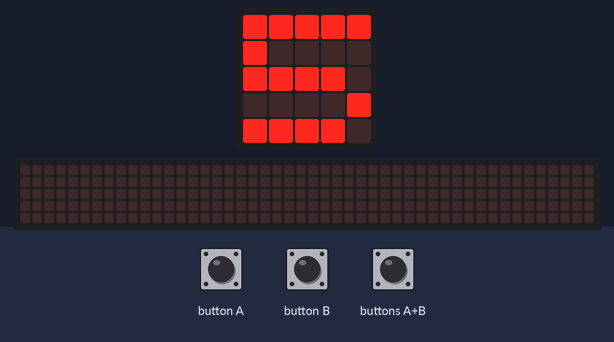
A program run on a simulated BBC micro:bit (MakeCode). Parts: the board's 5×5 LED display, a strip that is not on the board, showing the scrolling text unrolled. Inputs (shaded band) come from the test bench. Random numbers come from a fixed seed; the 48×5 strip is a reading aid, not a part: it shows the text the display is scrolling, unrolled, one strip-width of it at a time.

Above: at 1.2 s.
1.3 s: buttons A+B pressed for 0.15 s
At 2.0 s:
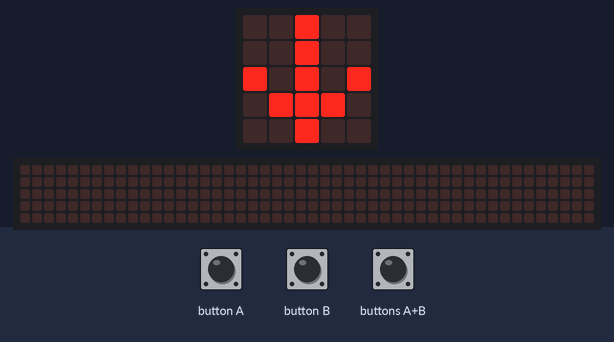
3.6 s: button A pressed for 0.15 s
At 5.6 s:
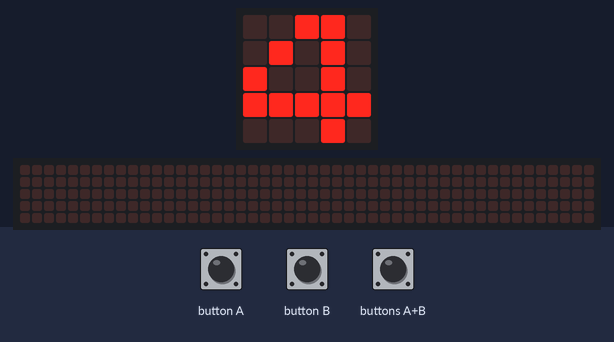
5.9 s: button A pressed for 0.15 s
At 7.9 s:
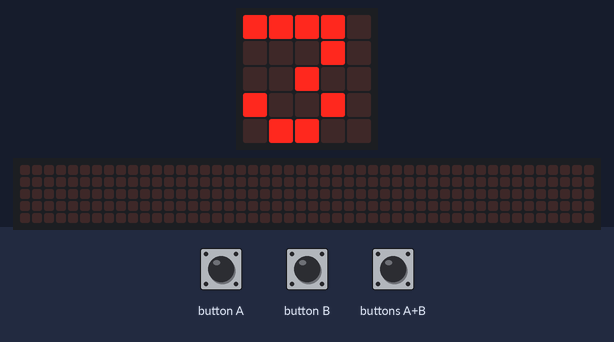
8.2 s: buttons A+B pressed for 1 s
At 10.2 s:
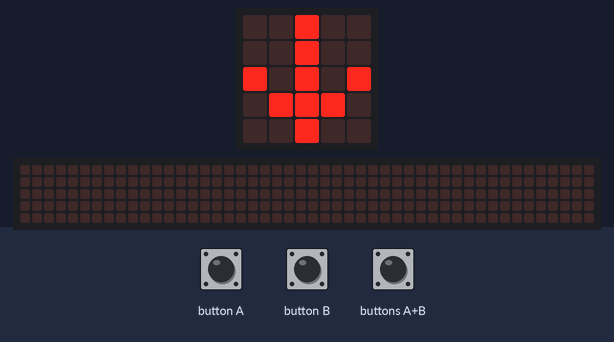
11.9 s: button A pressed 5 times (0.12 s each, 0.3 s apart)
At 13.55 s:
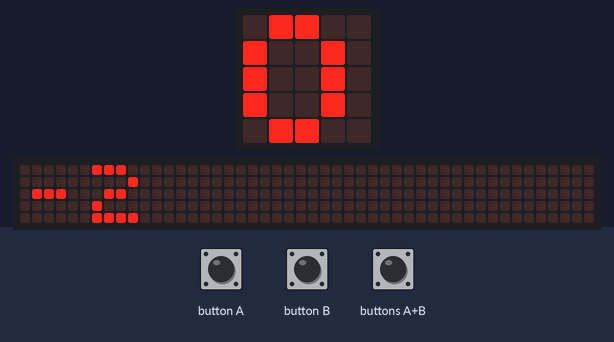
15.4 s: buttons A+B pressed for 0.15 s
At 16.5 s:
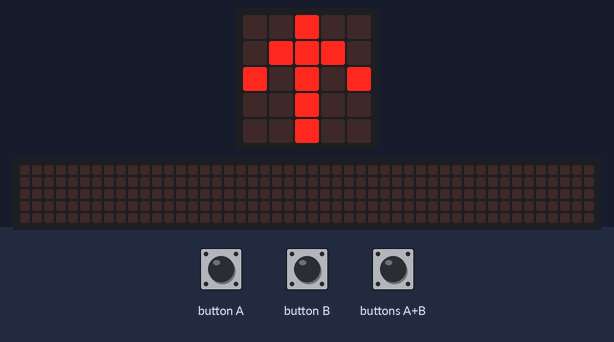
Timing chart, 0 to 18.4 s (numbered marks = the images above; inputs shaded):
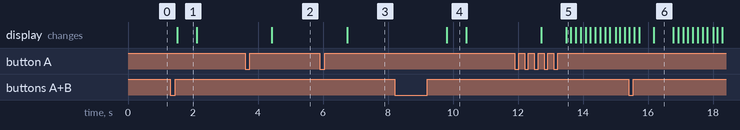

Measured:
- after the input at 1.3 s, the display: changes after 0.22 s (image 1)
- after the input at 3.6 s, the display: changes after 0.83 s (image 2)
- after the input at 5.9 s, the display: changes after 0.84 s (image 3)
- after the input at 8.2 s, the display: changes after 1.6 s (image 4)
- after the input at 11.9 s, the display: first changes after 0.81 s (image 5 shows a later state)
- what the display in image 1 shows lasts 0.6 s, from 1.5 s to 2.1 s

The program:

main.ts
```typescript
input.onButtonPressed(Button.A, function () {
    número += -1
})
input.onGesture(Gesture.Shake, function () {
    número = inicial
})
input.onButtonPressed(Button.AB, function () {
    if (número == segredo) {
        basic.showIcon(IconNames.Yes)
    } else if (número < segredo) {
        basic.showArrow(ArrowNames.North)
    } else {
        basic.showArrow(ArrowNames.South)
    }
})
input.onButtonPressed(Button.B, function () {
    número += 1
})
let segredo = 0
let número = 0
let inicial = 0
inicial = 5
número = inicial
segredo = randint(0, 9)
basic.forever(function () {
    basic.showNumber(número)
})
```

test.ts
```typescript
// os teses vão aqui; isto não será compilado quando este pacote for usado como extensão.
```
